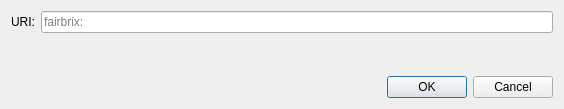
<?xml version="1.0" encoding="UTF-8"?>
<ui version="4.0">
 <class>OpenURIDialog</class>
 <widget class="QDialog" name="OpenURIDialog">
  <property name="geometry">
   <rect>
    <x>0</x>
    <y>0</y>
    <width>564</width>
    <height>109</height>
   </rect>
  </property>
  <property name="windowTitle">
   <string>Open fairbrix URI</string>
  </property>
  <layout class="QVBoxLayout" name="verticalLayout">
   <item>
    <layout class="QHBoxLayout" name="horizontalLayout">
     <item>
      <widget class="QLabel" name="label">
       <property name="text">
        <string>URI:</string>
       </property>
      </widget>
     </item>
     <item>
      <widget class="QValidatedLineEdit" name="uriEdit">
       <property name="placeholderText">
        <string notr="true">fairbrix:</string>
       </property>
      </widget>
     </item>
    </layout>
   </item>
   <item>
    <spacer name="verticalSpacer">
     <property name="orientation">
      <enum>Qt::Vertical</enum>
     </property>
     <property name="sizeHint" stdset="0">
      <size>
       <width>20</width>
       <height>40</height>
      </size>
     </property>
    </spacer>
   </item>
   <item>
    <widget class="QDialogButtonBox" name="buttonBox">
     <property name="orientation">
      <enum>Qt::Horizontal</enum>
     </property>
     <property name="standardButtons">
      <set>QDialogButtonBox::Cancel|QDialogButtonBox::Ok</set>
     </property>
    </widget>
   </item>
  </layout>
 </widget>
 <customwidgets>
  <customwidget>
   <class>QValidatedLineEdit</class>
   <extends>QLineEdit</extends>
   <header>qt/qvalidatedlineedit.h</header>
  </customwidget>
 </customwidgets>
 <resources/>
 <connections>
  <connection>
   <sender>buttonBox</sender>
   <signal>accepted()</signal>
   <receiver>OpenURIDialog</receiver>
   <slot>accept()</slot>
   <hints>
    <hint type="sourcelabel">
     <x>248</x>
     <y>254</y>
    </hint>
    <hint type="destinationlabel">
     <x>157</x>
     <y>274</y>
    </hint>
   </hints>
  </connection>
  <connection>
   <sender>buttonBox</sender>
   <signal>rejected()</signal>
   <receiver>OpenURIDialog</receiver>
   <slot>reject()</slot>
   <hints>
    <hint type="sourcelabel">
     <x>316</x>
     <y>260</y>
    </hint>
    <hint type="destinationlabel">
     <x>286</x>
     <y>274</y>
    </hint>
   </hints>
  </connection>
 </connections>
</ui>
